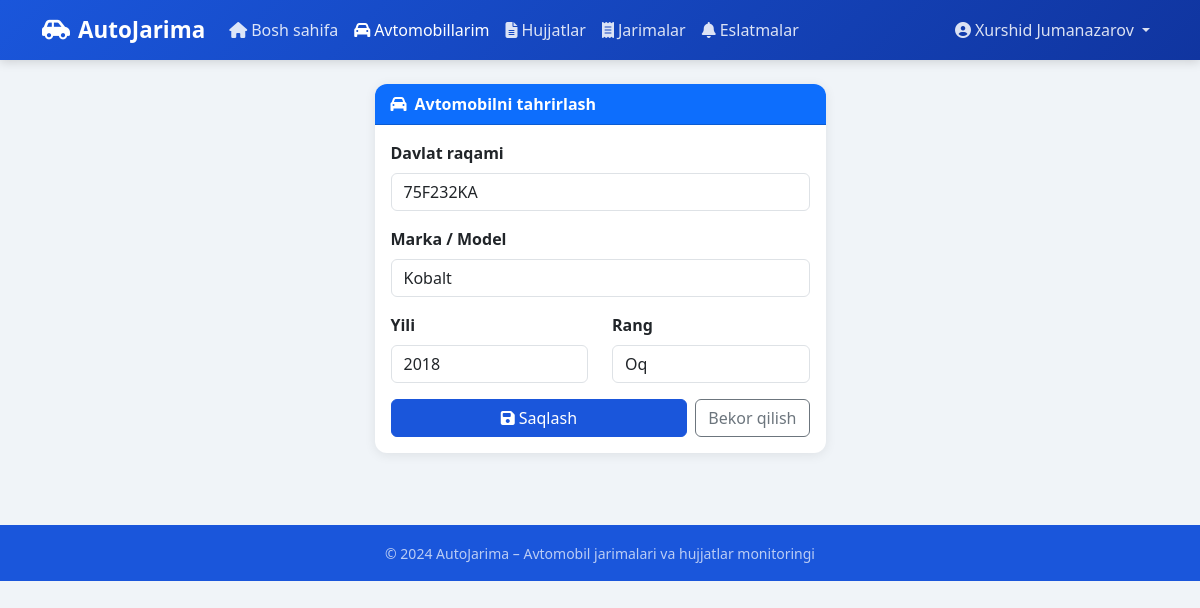
The page /cars/3/edit/ (signed in) on the database its author committed.
### core/models.py (models this page shows, shortened)
class Car(models.Model):
    user = models.ForeignKey(User, on_delete=models.CASCADE, related_name='cars')
    plate = models.CharField(max_length=20, verbose_name="Davlat raqami")
    brand = models.CharField(max_length=100, verbose_name="Marka/Model")
    year = models.IntegerField(verbose_name="Yili")
    color = models.CharField(max_length=50, verbose_name="Rang")
    created_at = models.DateTimeField(auto_now_add=True)
    class Meta:
        ordering = ['-created_at']

### core/views.py (the view)
# urls.py: path('cars/<int:pk>/edit/', views.car_edit, name='car_edit'),
@login_required
def car_edit(request, pk):
    car = get_object_or_404(Car, pk=pk, user=request.user)
    form = CarForm(request.POST or None, instance=car)
    if request.method == 'POST' and form.is_valid():
        form.save()
        messages.success(request, "Avtomobil yangilandi.")
        return redirect('car_list')
    return render(request, 'core/car_form.html', {'form': form, 'title': "Avtomobilni tahrirlash", 'car': car})

### core/forms.py
class CarForm(forms.ModelForm):
    class Meta:
        model = Car
        fields = ['plate', 'brand', 'year', 'color']
        widgets = {
            'plate': forms.TextInput(attrs={'placeholder': '01A123AA', 'class': 'form-control'}),
            'brand': forms.TextInput(attrs={'placeholder': 'Chevrolet Malibu', 'class': 'form-control'}),
            'year': forms.NumberInput(attrs={'min': 1970, 'max': 2030, 'class': 'form-control'}),
            'color': forms.TextInput(attrs={'placeholder': 'Oq', 'class': 'form-control'}),
        }

### core/context_processors.py (called while the page is built)
def reminder_count(request):
    if request.user.is_authenticated:
        count = Reminder.objects.filter(user=request.user, is_seen=False).count()
        return {'unseen_reminders': count}
    return {'unseen_reminders': 0}

### core/templates/core/car_form.html (shortened to what this page needs)
{% extends 'core/base.html' %}
{% block content %}
<div class="row justify-content-center">
<div class="col-md-7 col-lg-5">
<div class="card">
    <div class="card-header bg-primary text-white"><i class="fas fa-car me-2"></i>{{ title }}</div>
    <div class="card-body">
        <form method="post">
            <div class="mb-3">
                <label class="form-label fw-semibold">Davlat raqami</label>
                {{ form.plate }}
            </div>
            <div class="mb-3">
                <label class="form-label fw-semibold">Marka / Model</label>
                {{ form.brand }}
            </div>
            <div class="row">
                <div class="col mb-3">
                    <label class="form-label fw-semibold">Yili</label>
                    {{ form.year }}
                </div>
                <div class="col mb-3">
                    <label class="form-label fw-semibold">Rang</label>
                    {{ form.color }}
                </div>
            </div>
            <div class="d-flex gap-2">
                <button type="submit" class="btn btn-primary flex-fill"><i class="fas fa-save me-1"></i>Saqlash</button>
                <a href="{% url 'car_list' %}" class="btn btn-outline-secondary">Bekor qilish</a>
            </div>
        </form>
    </div>
</div>
</div>
</div>
{% endblock %}

### core/templates/core/base.html (shortened to what this page needs)
<!DOCTYPE html>
<html lang="uz">
<head>
    <link href="https://cdn.jsdelivr.net/npm/bootstrap@5.3.0/dist/css/bootstrap.min.css" rel="stylesheet">
    <link href="https://cdnjs.cloudflare.com/ajax/libs/font-awesome/6.4.0/css/all.min.css" rel="stylesheet">
</head>
<body>
{% if user.is_authenticated %}
<nav class="navbar navbar-expand-lg">
    <div class="container">
        <a class="navbar-brand" href="{% url 'home' %}">
            <i class="fas fa-car-side me-2"></i>AutoJarima
        </a>
        <div class="collapse navbar-collapse" id="navbarNav">
            <ul class="navbar-nav me-auto">
                <li class="nav-item">
                    <a class="nav-link {% if request.path == '/' %}active{% endif %}" href="{% url 'home' %}">
                        <i class="fas fa-home me-1"></i>Bosh sahifa
                    </a>
                </li>
                <li class="nav-item">
                    <a class="nav-link {% if '/cars/' in request.path %}active{% endif %}" href="{% url 'car_list' %}">
                        <i class="fas fa-car me-1"></i>Avtomobillarim
                    </a>
                </li>
                <li class="nav-item">
                    <a class="nav-link {% if '/documents/' in request.path %}active{% endif %}" href="{% url 'doc_list' %}">
                        <i class="fas fa-file-alt me-1"></i>Hujjatlar
                    </a>
                </li>
                <li class="nav-item">
                    <a class="nav-link {% if '/fines/' in request.path %}active{% endif %}" href="{% url 'fine_list' %}">
                        <i class="fas fa-receipt me-1"></i>Jarimalar
                    </a>
                </li>
                <li class="nav-item">
                    <a class="nav-link {% if '/reminders/' in request.path %}active{% endif %} badge-bell" href="{% url 'reminder_list' %}">
                        <i class="fas fa-bell me-1"></i>Eslatmalar
                    </a>
                </li>
            </ul>
            <ul class="navbar-nav">
                <li class="nav-item dropdown">
                    <a class="nav-link dropdown-toggle" href="#" data-bs-toggle="dropdown">
                        <i class="fas fa-user-circle me-1"></i>{{ user.get_full_name|default:user.email }}
                    </a>
                </li>
            </ul>
        </div>
    </div>
</nav>
{% endif %}
<div class="container py-4">
    {% block content %}{% endblock %}
</div>
<footer class="text-center">
    <div class="container">
        <small>&copy; 2024 AutoJarima – Avtomobil jarimalari va hujjatlar monitoringi</small>
    </div>
</footer>
</body>
</html>

### core/templates/core/base.html (style rules this page uses)
:root { --primary: #1a56db; --danger: #e02424; --warning: #ff9900; --success: #057a55; }
body { background: #f0f4f8; font-family: 'Segoe UI', sans-serif; }
.navbar { background: linear-gradient(135deg, #1a56db 0%, #1035a0 100%); box-shadow: 0 2px 10px rgba(0,0,0,0.15); }
.navbar-brand { font-weight: 700; font-size: 1.4rem; color: #fff !important; }
.nav-link { color: rgba(255,255,255,0.85) !important; font-weight: 500; transition: color 0.2s; }
.nav-link:hover, .nav-link.active { color: #fff !important; }
.badge-bell { position: relative; }
.card { border: none; border-radius: 12px; box-shadow: 0 2px 12px rgba(0,0,0,0.08); }
.card-header { border-radius: 12px 12px 0 0 !important; font-weight: 600; }
.btn-primary { background: var(--primary); border-color: var(--primary); }
footer { background: #1a56db; color: rgba(255,255,255,0.7); padding: 1rem 0; margin-top: 3rem; }

### rows shown on the page
Car: plate "75F232KA", brand "Kobalt", year "2018", color "Oq"

### other values the page prints
{{ user.get_full_name|default:user.email }} "Xurshid Jumanazarov"
{{ title }} "Avtomobilni tahrirlash"
